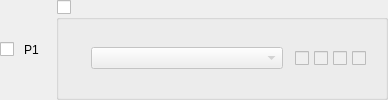
       <widget class="QWidget" name="widgetPlayer1">
        <layout class="QHBoxLayout" name="horizontalLayoutPlayer1">
         <property name="spacing">
          <number>10</number>
         </property>
         <property name="leftMargin">
          <number>0</number>
         </property>
         <property name="topMargin">
          <number>0</number>
         </property>
         <property name="rightMargin">
          <number>0</number>
         </property>
         <property name="bottomMargin">
          <number>0</number>
         </property>
         <item>
          <widget class="QCheckBox" name="checkboxPlayer1Connected">
           <property name="checked">
            <bool>false</bool>
           </property>
           <property name="playerToggle" stdset="0">
            <bool>true</bool>
           </property>
          </widget>
         </item>
         <item>
          <widget class="QLabel" name="labelConnectedPlayer1">
           <property name="text">
            <string notr="true">P1</string>
           </property>
           <property name="playerNumber" stdset="0">
            <bool>true</bool>
           </property>
           <property name="minimumSize">
            <size>
             <width>22</width>
             <height>0</height>
            </size>
           </property>
          </widget>
         </item>
         <item>
          <widget class="QGroupBox" name="groupPlayer1Connected">
           <property name="title">
            <string notr="true" />
           </property>
           <property name="checkable">
            <bool>true</bool>
           </property>
           <property name="checked">
            <bool>false</bool>
           </property>
           <property name="player" stdset="0">
            <bool>true</bool>
           </property>
           <layout class="QHBoxLayout" name="groupPlayer1Layout" stretch="0,0,0,1">
            <property name="spacing">
             <number>12</number>
            </property>
            <property name="leftMargin">
             <number>0</number>
            </property>
            <property name="topMargin">
             <number>0</number>
            </property>
            <property name="rightMargin">
             <number>0</number>
            </property>
            <property name="bottomMargin">
             <number>0</number>
            </property>
            <item>
             <widget class="QLabel" name="controllerPlayer1">
              <property name="minimumSize">
               <size>
                <width>20</width>
                <height>20</height>
               </size>
              </property>
              <property name="maximumSize">
               <size>
                <width>20</width>
                <height>20</height>
               </size>
              </property>
             </widget>
            </item>
            <item>
             <widget class="QComboBox" name="comboPlayer1Emulated">
              <property name="minimumSize">
               <size>
                <width>192</width>
                <height>0</height>
               </size>
              </property>
              <property name="maximumSize">
               <size>
                <width>192</width>
                <height>16777215</height>
               </size>
              </property>
             </widget>
            </item>
            <item>
             <widget class="QWidget" name="Player1LEDs">
              <layout class="QHBoxLayout" name="Player1LEDsLayout">
               <property name="spacing">
                <number>5</number>
               </property>
               <property name="leftMargin">
                <number>0</number>
               </property>
               <property name="topMargin">
                <number>0</number>
               </property>
               <property name="rightMargin">
                <number>0</number>
               </property>
               <property name="bottomMargin">
                <number>0</number>
               </property>
               <item>
                <widget class="QCheckBox" name="checkboxPlayer1LED1">
                 <property name="enabled">
                  <bool>false</bool>
                 </property>
                 <property name="focusPolicy">
                  <enum>Qt::NoFocus</enum>
                 </property>
                 <property name="led" stdset="0">
                  <bool>true</bool>
                 </property>
                </widget>
               </item>
               <item>
                <widget class="QCheckBox" name="checkboxPlayer1LED2">
                 <property name="enabled">
                  <bool>false</bool>
                 </property>
                 <property name="focusPolicy">
                  <enum>Qt::NoFocus</enum>
                 </property>
                 <property name="led" stdset="0">
                  <bool>true</bool>
                 </property>
                </widget>
               </item>
               <item>
                <widget class="QCheckBox" name="checkboxPlayer1LED3">
                 <property name="enabled">
                  <bool>false</bool>
                 </property>
                 <property name="focusPolicy">
                  <enum>Qt::NoFocus</enum>
                 </property>
                 <property name="led" stdset="0">
                  <bool>true</bool>
                 </property>
                </widget>
               </item>
               <item>
                <widget class="QCheckBox" name="checkboxPlayer1LED4">
                 <property name="enabled">
                  <bool>false</bool>
                 </property>
                 <property name="focusPolicy">
                  <enum>Qt::NoFocus</enum>
                 </property>
                 <property name="led" stdset="0">
                  <bool>true</bool>
                 </property>
                </widget>
               </item>
              </layout>
             </widget>
            </item>
            <item>
             <widget class="QLabel" name="labelPlayer1Explain">
              <property name="alignment">
               <set>Qt::AlignRight|Qt::AlignVCenter</set>
              </property>
              <property name="explain" stdset="0">
               <bool>true</bool>
              </property>
             </widget>
            </item>
           </layout>
          </widget>
         </item>
        </layout>
       </widget>
